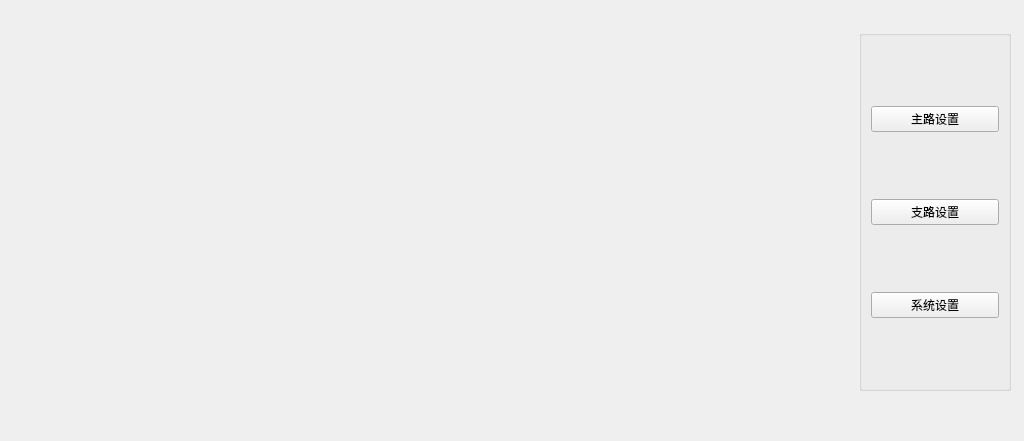
<?xml version="1.0" encoding="UTF-8"?>
<ui version="4.0">
 <class>SettingWid</class>
 <widget class="QWidget" name="SettingWid">
  <property name="geometry">
   <rect>
    <x>0</x>
    <y>0</y>
    <width>1024</width>
    <height>441</height>
   </rect>
  </property>
  <property name="windowTitle">
   <string>Form</string>
  </property>
  <widget class="QStackedWidget" name="stackedWidget">
   <property name="geometry">
    <rect>
     <x>0</x>
     <y>0</y>
     <width>831</width>
     <height>501</height>
    </rect>
   </property>
   <property name="styleSheet">
    <string notr="true"/>
   </property>
   <widget class="QWidget" name="page"/>
   <widget class="QWidget" name="page_2"/>
  </widget>
  <widget class="QGroupBox" name="groupBox">
   <property name="geometry">
    <rect>
     <x>859</x>
     <y>30</y>
     <width>152</width>
     <height>361</height>
    </rect>
   </property>
   <property name="styleSheet">
    <string notr="true">QGroupBox{
border:5px solid rgb(15,78,225);
border-radius:15px
};</string>
   </property>
   <property name="title">
    <string/>
   </property>
   <layout class="QVBoxLayout" name="verticalLayout">
    <item>
     <widget class="QPushButton" name="pushButton">
      <property name="text">
       <string>主路设置</string>
      </property>
     </widget>
    </item>
    <item>
     <widget class="QPushButton" name="pushButton_2">
      <property name="text">
       <string>支路设置</string>
      </property>
     </widget>
    </item>
    <item>
     <widget class="QPushButton" name="pushButton_3">
      <property name="text">
       <string>系统设置</string>
      </property>
     </widget>
    </item>
   </layout>
  </widget>
 </widget>
 <resources/>
 <connections/>
</ui>
